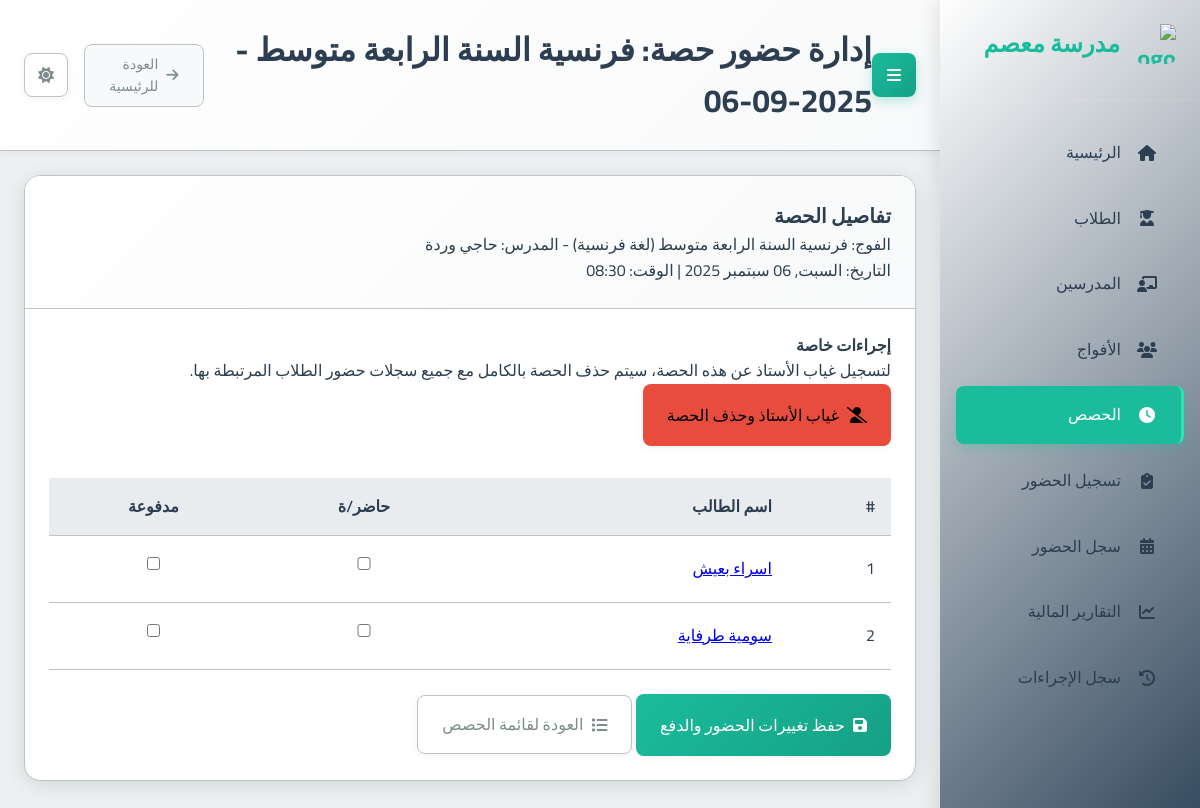
The page /sessions/18/manage_attendance/ on the database its author committed.
### school_app/models.py (models this page shows, shortened)
class Session(models.Model):
    group = models.ForeignKey(Group, on_delete=models.CASCADE, related_name='sessions', verbose_name="الفوج")
    date = models.DateField(verbose_name="التاريخ")
    start_time = models.TimeField(verbose_name="وقت البدء")
    duration = models.DecimalField(max_digits=4, decimal_places=2, verbose_name="المدة (ساعات)")
    teacher_attended = models.BooleanField(default=True, verbose_name="حضور المدرس")
    teacher_compensated = models.BooleanField(default=False, verbose_name="تم تعويض المدرس")
    teacher_payment_amount = models.DecimalField(max_digits=10, decimal_places=2, default=Decimal('0.00'), verbose_name="المبلغ المدفوع للمدرس")
    created_at = models.DateTimeField(auto_now_add=True, verbose_name="تاريخ الإنشاء")
    class Meta:
        verbose_name = "حصة"
        verbose_name_plural = "الحصص"

class Group(models.Model):
    name = models.CharField(max_length=100, verbose_name="اسم الفوج")
    subject = models.ForeignKey(Subject, on_delete=models.PROTECT, verbose_name="المادة")
    teacher = models.ForeignKey(Teacher, on_delete=models.CASCADE, verbose_name="المدرس")
    academic_levels = models.ManyToManyField(AcademicLevel, verbose_name="المستويات الدراسية المتوافقة")
    price_per_4_sessions = models.DecimalField(max_digits=10, decimal_places=2, verbose_name="السعر لكل 4 حصص")
    session_day = models.IntegerField(choices=[
        (0, 'الاثنين'),
        (1, 'الثلاثاء'),
        (2, 'الأربعاء'),
        (3, 'الخميس'),
        (4, 'الجمعة'),
        (5, 'السبت'),
        (6, 'الأحد')
    ], verbose_name="يوم الحصة")
    session_start_time = models.TimeField(verbose_name="وقت بداية الحصة")
    session_duration = models.DecimalField(max_digits=4, decimal_places=2, default=1.5, verbose_name="مدة الحصة (ساعات)")
    students = models.ManyToManyField(Student, through='StudentGroup', blank=True, verbose_name="الطلاب المسجلون")
    created_at = models.DateTimeField(auto_now_add=True, verbose_name="تاريخ الإنشاء")
    is_continuous = models.BooleanField(default=False, verbose_name="فوج مستمر (تُنشأ الحصص أسبوعياً تلقائياً)")
    created_sessions_until = models.DateField(null=True, blank=True, verbose_name="تم إنشاء الحصص حتى تاريخ")
    class Meta:
        verbose_name = "فوج"
        verbose_name_plural = "الأفواج"

class Subject(models.Model):
    name = models.CharField(max_length=100, verbose_name="اسم المادة")
    class Meta:
        verbose_name = "مادة دراسية"
        verbose_name_plural = "المواد الدراسية"

class Teacher(models.Model):
    full_name = models.CharField(max_length=201, verbose_name="الاسم الكامل")
    phone_number = models.CharField(max_length=20, unique=True, verbose_name="رقم الهاتف")
    subject = models.ForeignKey(Subject, on_delete=models.PROTECT, verbose_name="المادة الأساسية")
    created_at = models.DateTimeField(auto_now_add=True, verbose_name="تاريخ الإنشاء")
    class Meta:
        verbose_name = "مدرس"
        verbose_name_plural = "المدرسون"

class Student(models.Model):
    full_name = models.CharField(max_length=201, verbose_name="الاسم الكامل")
    phone_number = models.CharField(max_length=20, null=True, blank=True, verbose_name="رقم هاتف الطالب")
    guardian_phone = models.CharField(max_length=20, null=True, blank=True, verbose_name="رقم هاتف الولي")
    birth_day = models.IntegerField(verbose_name="يوم الميلاد")
    birth_month = models.IntegerField(verbose_name="شهر الميلاد")
    birth_year = models.IntegerField(verbose_name="سنة الميلاد")
    academic_level = models.ForeignKey(AcademicLevel, on_delete=models.PROTECT, verbose_name="المستوى الدراسي")
    registration_fee_paid = models.BooleanField(default=False, verbose_name="رسوم التسجيل مدفوعة")
    card_number = models.CharField(max_length=20, unique=True, blank=True, null=True, verbose_name="رقم البطاقة")
    prepaid_balance = models.DecimalField(max_digits=10, decimal_places=2, default=Decimal('0.00'), verbose_name="رصيد مدفوع مقدماً")
    created_at = models.DateTimeField(auto_now_add=True, verbose_name="تاريخ الإنشاء")
    class Meta:
        verbose_name = "طالب"
        verbose_name_plural = "الطلاب"

### school_app/views.py (the view, shortened to what this page needs)
# urls.py: path('sessions/<int:session_id>/manage_attendance/', views.manage_session_attendance, name='manage_session_attendance'),
def manage_session_attendance(request, session_id):
    session = get_object_or_404(Session.objects.select_related('group__subject', 'group__teacher'), id=session_id)
    students_in_group = session.group.students.all().order_by('full_name')
    page_title = f"إدارة حضور حصة: {session.group.name} - {session.date.strftime('%Y-%m-%d')}"
    existing_attendance_records = Attendance.objects.filter(session=session)
    attendance_data_map = {att.student_id: {
        'present': att.present,
        'paid': att.student_paid_for_session,
        'attendance_id': att.id
    } for att in existing_attendance_records}
    student_attendance_list = []
    for student in students_in_group:
        data = attendance_data_map.get(student.id, {})
        student_attendance_list.append({
            'student_id': student.id,
            'student_name': student.full_name,
            'is_present': data.get('present', False),
            'is_paid': data.get('paid', False)
        })
    context = {
        'session': session,
        'student_attendance_list': student_attendance_list,
        'page_title': page_title
    }
    return render(request, 'school_app/manage_session_attendance.html', context)

### templates/school_app/manage_session_attendance.html (shortened to what this page needs)
{% extends "base.html" %}
{% block page_title %}{{ page_title }}{% endblock %}
{% block content %}
<div class="card">
  <div class="card-header">
    <h3 class="card-title">تفاصيل الحصة</h3>
    <p class="card-subtitle text-muted">
      الفوج: {{ session.group.name }} ({{ session.group.subject.name }}) - المدرس: {{ session.group.teacher.full_name }} <br>
      التاريخ: {{ session.date|date:"l, d F Y" }} | الوقت: {{ session.start_time|time:"H:i" }}
    </p>
  </div>
  <div class="card-body">
    <div class="mb-4 p-3 border rounded bg-light">
        <h4 class="text-danger">إجراءات خاصة</h4>
        <p>لتسجيل غياب الأستاذ عن هذه الحصة، سيتم حذف الحصة بالكامل مع جميع سجلات حضور الطلاب المرتبطة بها.</p>
        <form method="POST" action="{% url 'delete_session' session.id %}" style="display: inline;">
            <button type="submit" class="btn btn-danger" onclick="return confirm('هل أنت متأكد من تسجيل غياب الأستاذ؟ سيتم حذف الحصة بشكل نهائي.');">
                <i class="fas fa-user-slash"></i> غياب الأستاذ وحذف الحصة
            </button>
        </form>
    </div>
    <form method="post">
      <div class="table-responsive">
        <table class="table table-striped table-hover">
          <thead class="thead-light">
            <tr>
              <th>#</th>
              <th>اسم الطالب</th>
              <th class="text-center">حاضر/ة</th>
              <th class="text-center">مدفوعة</th>
            </tr>
          </thead>
          <tbody>
            {% for student_data in student_attendance_list %}
              <tr>
                <td>{{ forloop.counter }}</td>
                <td><a href="{% url 'student_detail' student_data.student_id %}">{{ student_data.student_name }}</a></td>
                <td class="text-center">
                  <div class="custom-control custom-checkbox">
                    <input type="checkbox" class="custom-control-input" id="student_{{ student_data.student_id }}_present" name="student_{{ student_data.student_id }}_present" value="on" {% if student_data.is_present %}checked{% endif %}>
                  </div>
                </td>
                <td class="text-center">
                  <div class="custom-control custom-checkbox">
                    <input type="checkbox" class="custom-control-input" id="student_{{ student_data.student_id }}_paid" name="student_{{ student_data.student_id }}_paid" value="on" {% if student_data.is_paid %}checked{% endif %}>
                  </div>
                </td>
              </tr>
            {% empty %}
              <tr>
                <td colspan="4" class="text-center text-muted">لا يوجد طلاب مسجلون في هذا الفوج.</td>
              </tr>
            {% endfor %}
          </tbody>
        </table>
      </div>
      <div class="mt-3">
        <button type="submit" class="btn btn-primary">
          <i class="fas fa-save"></i> حفظ تغييرات الحضور والدفع
        </button>
        <a href="{% url 'session_list' %}" class="btn btn-outline-secondary">
          <i class="fas fa-list"></i> العودة لقائمة الحصص
        </a>
      </div>
    </form>
  </div>
</div>
{% endblock %}

### static/css/main.css (style rules this page uses)
:root { --primary-color: #2c3e50; --primary-light: #34495e; --primary-darker: #1a252f; --accent-color: #1abc9c; --accent-light: #2fe2b3; --accent-dark: #16a085; --text-color: #2c3e50; --text-secondary: #7f8c8d; --text-on-primary: #ffffff; --text-on-accent: #ffffff; --text-nav: #2c3e50; --background-color: #ecf0f1; --card-background: #ffffff; --input-background: #ffffff; --border-color: #bdc3c7; --input-border-color: #bdc3c7; --success-color: #2ecc71; --warning-color: #f39c12; --error-color: #e74c3c; --info-color: #1E90FF; --table-header-background: #e9ecef; --table-row-hover-background: #f8f9fa; --box-shadow-color: rgba(0, 0, 0, 0.1); --box-shadow-color-hover: rgba(0, 0, 0, 0.15); --box-shadow-soft-color: rgba(0, 0, 0, 0.05); --subtle-background: #f8f9fa; --spacing-xs: 8px; --spacing-sm: 16px; --spacing-md: 24px; --spacing-lg: 32px; --spacing-xl: 48px; --font-family: 'Cairo', sans-serif; --font-size-xs: 12px; --font-size-sm: 14px; --font-size-md: 16px; --font-size-lg: 20px; --font-size-xl: 24px; --font-size-xxl: 32px; --border-radius-sm: 4px; --border-radius-md: 8px; --border-radius-lg: 16px; --transition-fast: 0.2s ease; --transition-normal: 0.3s ease; --transition-slow: 0.5s ease; --sidebar-width: 260px; }
* { margin: 0; padding: 0; box-sizing: border-box; direction: rtl; }
html { direction: rtl; font-size: 16px; }
body { font-family: var(--font-family); background-color: var(--background-color); color: var(--text-color); line-height: 1.6; transition: background-color var(--transition-normal), color var(--transition-normal); overflow-x: hidden; }
.btn-danger { background: var(--error-color); }
.card { background-color: var(--card-background); border-radius: var(--border-radius-lg); box-shadow: 0 4px 20px var(--box-shadow-color); margin-bottom: var(--spacing-md); overflow: hidden; transition: all var(--transition-normal); border: 1px solid var(--border-color); }
.card-header { padding: var(--spacing-md); border-bottom: 1px solid var(--border-color); background: linear-gradient(135deg, var(--card-background) 0%, var(--subtle-background) 100%); }
.card-title { font-size: var(--font-size-lg); font-weight: 600; margin: 0; color: var(--text-color); }
.card-body { padding: var(--spacing-md); color: var(--text-color); }
.btn { font-family: var(--font-family); padding: var(--spacing-sm) var(--spacing-md); border: none; border-radius: var(--border-radius-md); cursor: pointer; font-size: var(--font-size-md); font-weight: 500; text-decoration: none; display: inline-flex; align-items: center; gap: var(--spacing-xs); transition: all var(--transition-fast); box-shadow: 0 2px 8px var(--box-shadow-soft-color); }
.btn-primary { background: linear-gradient(135deg, var(--accent-color) 0%, var(--accent-dark) 100%); color: var(--text-on-accent); }
.btn-outline-secondary { background-color: transparent; border: 1px solid var(--border-color); color: var(--text-secondary); }
input, select, textarea { font-family: var(--font-family); width: 100%; padding: var(--spacing-sm); border: 1px solid var(--input-border-color); border-radius: var(--border-radius-md); background-color: var(--input-background); color: var(--text-color); font-size: var(--font-size-md); transition: all var(--transition-fast); }
.text-center { text-align: center !important; }
.mb-4 { margin-bottom: var(--spacing-lg); }
.mt-3 { margin-top: var(--spacing-md); }
table { width: 100%; border-collapse: collapse; }
th, td { padding: var(--spacing-sm); text-align: right; border-bottom: 1px solid var(--border-color); }
th { background-color: var(--table-header-background); font-weight: 600; color: var(--text-color); }

### rows shown on the page
Session: group.name "فرنسية السنة الرابعة متوسط", group.subject.name "لغة فرنسية", group.teacher.full_name "حاجي وردة", start_time "08:30"
Student: student_name "اسراء بعيش"
Student: student_name "سومية طرفاية"

### other values the page prints
{{ page_title }} "إدارة حضور حصة: فرنسية السنة الرابعة متوسط - 2025-09-06"
